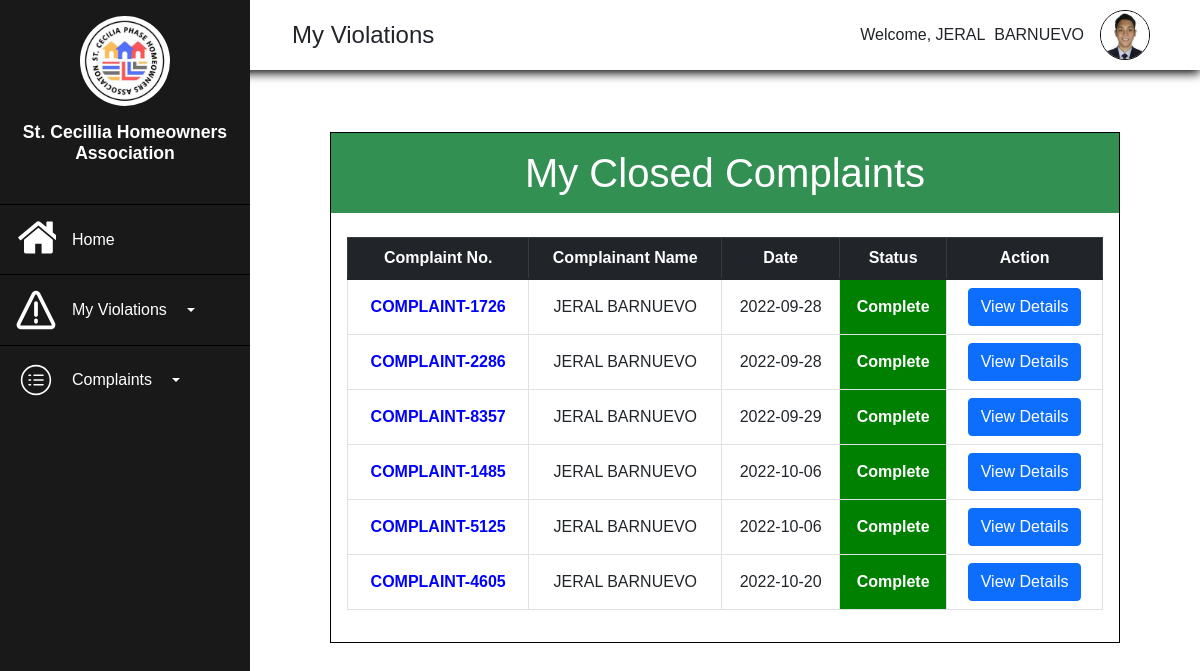
Page /Homeowners/closedcomplaint.php (signed in) on the committed database.
### tables this page shows
CREATE TABLE `homeowners` (
  `Homeowners_ID` int(11) NOT NULL,
  `Account_Number` varchar(255) NOT NULL,
  `First_Name` varchar(255) NOT NULL,
  `Last_Name` varchar(255) NOT NULL,
  `Gender` varchar(255) NOT NULL,
  `Age` int(255) NOT NULL,
  `ContactNo` varchar(255) NOT NULL,
  `Address` varchar(255) NOT NULL,
  `Birthdate` date NOT NULL,
  `Email` varchar(255) NOT NULL,
  `Image` varchar(255) NOT NULL,
  `Password` varchar(255) NOT NULL,
  `Confirm_Password` varchar(255) NOT NULL,
  `VerificationCode` varchar(255) NOT NULL,
  `verified` int(10) NOT NULL DEFAULT 0,
  `date_registered` datetime NOT NULL DEFAULT current_timestamp()
);

CREATE TABLE `complaint` (
  `Complaint_ID` int(11) NOT NULL,
  `homeownersID` int(11) DEFAULT NULL,
  `adminID` int(11) DEFAULT NULL,
  `Complaint_No` varchar(255) NOT NULL,
  `Complainant_Name` varchar(255) NOT NULL,
  `Complaint_Details` text NOT NULL,
  `Address` varchar(255) NOT NULL,
  `ContactNo` varchar(255) NOT NULL,
  `Attachment` varchar(255) NOT NULL,
  `Date` date NOT NULL DEFAULT current_timestamp(),
  `Status` varchar(255) NOT NULL,
  `Remarks` text NOT NULL,
  `forward_status` text NOT NULL,
  `Forward_To` int(12) DEFAULT NULL
);

### Homeowners/closedcomplaint.php (the view, shortened to what this page needs)
<?php
    require('../connection.php');
?>
<!DOCTYPE html>
<html lang="en">
<head>
    <link rel="stylesheet" href="https://use.fontawesome.com/releases/v5.15.4/css/all.css">
    <link rel="stylesheet" href="all.css">
    <link href="https://cdn.jsdelivr.net/npm/bootstrap@5.1.3/dist/css/bootstrap.min.css" rel="stylesheet">
    <link rel="stylesheet" href="homeowners-dash.css">
    <link rel="stylesheet" type="text/css" href="https://cdnjs.cloudflare.com/ajax/libs/twitter-bootstrap/5.1.3/css/bootstrap.min.css"/>
    <link rel="stylesheet" type="text/css" href="https://cdn.datatables.net/v/bs5/jszip-2.5.0/dt-1.12.1/b-2.2.3/b-colvis-2.2.3/b-html5-2.2.3/b-print-2.2.3/datatables.min.css"/>
</head>
<body>
<?php
    if(!empty($_SESSION['Homeowners_ID'])){
        $HomeownersID=$_SESSION['Homeowners_ID'];
        $result=mysqli_query($conn, "SELECT*FROM homeowners WHERE Homeowners_ID='$HomeownersID'");
        $row=mysqli_fetch_assoc($result);
    }
?>
    <div class="main">
    <div class="side">
        <div class="logo">
            <img src="../Assets/logo.jpg" alt="" width="90px">
            <h2>St. Cecillia Homeowners Association</h2>
        </div>
        <div class="button">
            <ul class="side-button">
                <a href="Homeowners-dash.php"><button class="buttn">
                    <p>Home</p>
                </button></a>
                <button class="buttn buttn-primary dropdown-toggle" data-bs-toggle="dropdown">
                    <p>My Violations</p>
                </button>
                <button type="button" class="buttn buttn-primary dropdown-toggle" data-bs-toggle="dropdown">
                    <p>Complaints</p>
                </button>
            </ul>
        </div>
    </div>
    <div class="top">
        <div class="burger">
            <p>My Violations</p>
        </div>
        <div class="profile">
        <div class="welcome"><p>Welcome, <?php echo $row['First_Name'], "&nbsp;&nbsp;",$row['Last_Name']; ?></p></div>
        <div class="image" onclick="Dropmenu();">
                <img src="../Register/imgs/<?php echo $row['Image']; ?>" alt="" width="50px">
            </div>
        </div>
    </div>
    <div class="body content">
    <div class="container11">
        <div class="table-violations">
        <h1>My Closed Complaints</h1>
        <div class="table-1">
        <table class="table table-bordered table-hover" id="mytable" >
            <thead class="table-dark">
                <th class="text-center">Complaint No.</th>
                <th class="text-center">Complainant Name</th>
                <th class="text-center">Date</th>
                <th class="text-center">Status</th>
                <th class="text-center">Action</th>
                </thead>
           <tbody>
           <?php
        if(!empty($_SESSION['Homeowners_ID'])){
        $homeownersID=$_SESSION['Homeowners_ID'];
        $query=mysqli_query($conn,"SELECT complaint.Complaint_ID, complaint.homeownersID, complaint.Complaint_No, complaint.Complainant_Name, complaint.Complaint_Details,complaint.Address,
        complaint.ContactNo, complaint.Address, complaint.Date, complaint.Status, homeowners.First_Name,homeowners.Last_Name FROM complaint INNER JOIN homeowners
        ON complaint.homeownersID=homeowners.Homeowners_ID WHERE complaint.homeownersID=$homeownersID and (complaint.Status='Complete')");
        if(mysqli_num_rows($query)>0){
        while($row1=mysqli_fetch_assoc($query)){
        ?>
                    <tr>
                        <td class="text-center align-middle" style="color:blue; font-weight:600 "><?php echo $row1['Complaint_No'] ?></td>
                        <td class="text-center align-middle"><?php echo $row1['Complainant_Name'] ?></td>
                        <td class="text-center align-middle"><?php echo $row1['Date'] ?></td>
                        <td class="text-center align-middle" style="color:white; background-color:green; font-weight:700"><?php echo $row1['Status'] ?></td>
                        <td class="text-center align-middle"><button class="btn btn-primary" data-bs-toggle="modal" data-bs-target="#viewdetails<?php echo $row1['Complaint_ID']; ?>">View Details</button></td>
                    </tr>
                    <?php
                    }
                    }
                    }
                        ?>
                </tbody>
        </table>
    </div>
    </div>
    </div>
    </div>
</div>
</body>
</html>

### Homeowners/all.css (style rules this page uses)
* { box-sizing: border-box; margin:0; padding:0; font-family: 'Poppins', sans-serif; }
:root { --side:#191919; --top:#ffffff; --body:#ffffff; --font-text:#000000; --main-color:#59CE8F; --secondary:#319052; --hover:#65C18C; }
html,body { height: 100%; width:100%; padding:0; margin: 0; }
.main { display: grid; grid-template-columns: 250px 1fr; grid-template-rows: 100px 1fr; grid-template-areas: "side head head" "side body body" "side body body"; height: 100vh; width: 100%; }
.side { grid-area:side; display: flex; flex-direction: column; align-items: center; gap:1rem; background:var(--side); padding:0; width:100%; height: 100%; max-width: 250px; z-index: 999; position: fixed; top:0; left:0; }
.side>.logo { display: flex; flex-direction: column; align-items: center; justify-content: center; text-align: center; gap:1rem; padding:1rem; }
.side>.logo>h2 { font-size:1.1rem; font-weight: 600; color: #FFFFFF; }
.side>.logo>img { border-radius:100%; }
svg { fill:#FFFFFF; width: 40px; height: 50px; }
.side-button { padding:0; margin:0; display: flex; flex-direction: column; }
.button { width: 100%; }
.buttn { width: 100%; padding:.6rem; background-color:var(--side); color:#FFFFFF; border-top:1px solid black; border-left:none; border-right:none; border-bottom: none; display:flex; align-items: center; transition: .5s; }
.button>.side-button>a { text-decoration: none; }
.button>.side-button>a>.buttn { display: flex; align-items: center; justify-content: flex-start; gap:1rem; font-size: 1rem; text-align:center; padding-left:1rem; }
.button>.side-button>a>.buttn>p { padding:0; margin:0; }
.buttn { display: flex; align-items: center; padding-left:1rem; gap:1rem; font-size: 1rem; text-align:center; }
.buttn>p { margin:0; padding:0; }
.top { grid-area:head; display: flex; align-items: center; justify-content: space-between; padding: 1rem 1rem; background:var(--top); box-shadow:0 3px 10px black ; position: fixed; top:0; left:0; height:80px; z-index:90; width:100%; height: 70px; padding-left:260px; padding-right:50px; }
.burger { display: flex; flex-direction: row; align-items: center; gap:1rem; padding-left:2rem; }
.top>.profile { display: flex; align-items: center; gap:1rem; }
.top>.burger>p { margin:0; font-size: 1.5rem; }
.top>.profile>.welcome { display: flex; align-items: center; justify-content: center; }
.top>.profile>.welcome>p { margin:0; }
.top>.profile>.image { border: 1px black solid; width: 50px; height: 50px; border-radius: 100%; position: relative; overflow: hidden; cursor:pointer; transition:1s; }
.top>.profile>.image>img { position: absolute; top:0; left:0; width: 100%; height: 100%; object-fit:cover; }
.container11 { width: 100%; display: flex; align-items: flex-start; justify-content: center; }
.container11>.table-violations { border: 1px solid black; max-width:1300px; margin:2rem 5rem; width: 100%; }
.container11>.table-violations>h1 { background-color: var(--secondary); padding:1rem; text-align: center; color:var(--body); }
.container11>.table-violations>.table-1 { padding:1rem; }

### Homeowners/homeowners-dash.css (style rules this page uses)
.content { display: flex; align-items: center; justify-content: flex-start; flex-direction: column; background-color: #ffffff; height:100%; width: 100%; padding-left:250px; padding-top: 100px; overflow: scroll; position:absolute; }

### rows in the picture
homeowners: First_Name "JERAL", Last_Name "BARNUEVO", Image (picture)
complaint: Complaint_No "COMPLAINT-1726", Complainant_Name "JERAL BARNUEVO", Date "2022-09-28", Status "Complete"
complaint: Complaint_No "COMPLAINT-2286", Complainant_Name "JERAL BARNUEVO", Date "2022-09-28", Status "Complete"
complaint: Complaint_No "COMPLAINT-8357", Complainant_Name "JERAL BARNUEVO", Date "2022-09-29", Status "Complete"
complaint: Complaint_No "COMPLAINT-1485", Complainant_Name "JERAL BARNUEVO", Date "2022-10-06", Status "Complete"
complaint: Complaint_No "COMPLAINT-5125", Complainant_Name "JERAL BARNUEVO", Date "2022-10-06", Status "Complete"
complaint: Complaint_No "COMPLAINT-4605", Complainant_Name "JERAL BARNUEVO", Date "2022-10-20", Status "Complete"
